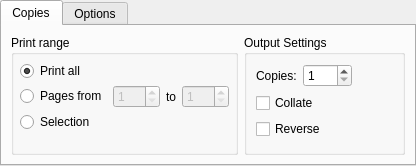
<ui version="4.0" >
 <class>QPrintSettingsOutput</class>
 <widget class="QWidget" name="QPrintSettingsOutput" >
  <property name="geometry" >
   <rect>
    <x>0</x>
    <y>0</y>
    <width>416</width>
    <height>166</height>
   </rect>
  </property>
  <property name="windowTitle" >
   <string>Form</string>
  </property>
  <layout class="QHBoxLayout" name="horizontalLayout_2" >
   <property name="margin" >
    <number>0</number>
   </property>
   <item>
    <widget class="QTabWidget" name="tabs" >
     <property name="currentIndex" >
      <number>0</number>
     </property>
     <widget class="QWidget" name="copiesTab" >
      <property name="geometry" >
       <rect>
        <x>0</x>
        <y>0</y>
        <width>412</width>
        <height>139</height>
       </rect>
      </property>
      <attribute name="title" >
       <string>Copies</string>
      </attribute>
      <layout class="QHBoxLayout" name="horizontalLayout" >
       <item>
        <widget class="QGroupBox" name="gbPrintRange" >
         <property name="sizePolicy" >
          <sizepolicy vsizetype="Minimum" hsizetype="Preferred" >
           <horstretch>0</horstretch>
           <verstretch>0</verstretch>
          </sizepolicy>
         </property>
         <property name="title" >
          <string>Print range</string>
         </property>
         <layout class="QVBoxLayout" name="_3" >
          <property name="spacing" >
           <number>4</number>
          </property>
          <property name="margin" >
           <number>6</number>
          </property>
          <item>
           <widget class="QRadioButton" name="printAll" >
            <property name="text" >
             <string>Print all</string>
            </property>
            <property name="checked" >
             <bool>true</bool>
            </property>
           </widget>
          </item>
          <item>
           <layout class="QHBoxLayout" name="_4" >
            <property name="spacing" >
             <number>6</number>
            </property>
            <property name="margin" >
             <number>0</number>
            </property>
            <item>
             <widget class="QRadioButton" name="printRange" >
              <property name="text" >
               <string>Pages from</string>
              </property>
             </widget>
            </item>
            <item>
             <widget class="QSpinBox" name="from" >
              <property name="enabled" >
               <bool>false</bool>
              </property>
              <property name="minimum" >
               <number>1</number>
              </property>
              <property name="maximum" >
               <number>999</number>
              </property>
             </widget>
            </item>
            <item>
             <widget class="QLabel" name="label_3" >
              <property name="text" >
               <string>to</string>
              </property>
             </widget>
            </item>
            <item>
             <widget class="QSpinBox" name="to" >
              <property name="enabled" >
               <bool>false</bool>
              </property>
              <property name="minimum" >
               <number>1</number>
              </property>
              <property name="maximum" >
               <number>999</number>
              </property>
             </widget>
            </item>
            <item>
             <spacer>
              <property name="orientation" >
               <enum>Qt::Horizontal</enum>
              </property>
              <property name="sizeHint" stdset="0" >
               <size>
                <width>0</width>
                <height>20</height>
               </size>
              </property>
             </spacer>
            </item>
           </layout>
          </item>
          <item>
           <widget class="QRadioButton" name="printSelection" >
            <property name="text" >
             <string>Selection</string>
            </property>
           </widget>
          </item>
          <item>
           <spacer name="verticalSpacer" >
            <property name="orientation" >
             <enum>Qt::Vertical</enum>
            </property>
            <property name="sizeHint" stdset="0" >
             <size>
              <width>1</width>
              <height>1</height>
             </size>
            </property>
           </spacer>
          </item>
         </layout>
        </widget>
       </item>
       <item>
        <widget class="QGroupBox" name="groupBox" >
         <property name="title" >
          <string>Output Settings</string>
         </property>
         <layout class="QGridLayout" name="gridLayout" >
          <item row="0" column="0" >
           <widget class="QLabel" name="label" >
            <property name="text" >
             <string>Copies:</string>
            </property>
            <property name="buddy" >
             <cstring>copies</cstring>
            </property>
           </widget>
          </item>
          <item row="0" column="1" colspan="2" >
           <widget class="QSpinBox" name="copies" >
            <property name="minimum" >
             <number>1</number>
            </property>
            <property name="maximum" >
             <number>999</number>
            </property>
           </widget>
          </item>
          <item row="0" column="3" >
           <spacer name="horizontalSpacer" >
            <property name="orientation" >
             <enum>Qt::Horizontal</enum>
            </property>
            <property name="sizeHint" stdset="0" >
             <size>
              <width>91</width>
              <height>20</height>
             </size>
            </property>
           </spacer>
          </item>
          <item row="1" column="0" colspan="2" >
           <widget class="QCheckBox" name="collate" >
            <property name="text" >
             <string>Collate</string>
            </property>
           </widget>
          </item>
          <item rowspan="2" row="1" column="2" colspan="2" >
           <widget class="QLabel" name="outputIcon" >
            <property name="sizePolicy" >
             <sizepolicy vsizetype="Ignored" hsizetype="Ignored" >
              <horstretch>0</horstretch>
              <verstretch>0</verstretch>
             </sizepolicy>
            </property>
           </widget>
          </item>
          <item row="2" column="0" colspan="2" >
           <widget class="QCheckBox" name="reverse" >
            <property name="text" >
             <string>Reverse</string>
            </property>
           </widget>
          </item>
          <item row="3" column="0" colspan="4" >
           <spacer name="verticalSpacer_2" >
            <property name="orientation" >
             <enum>Qt::Vertical</enum>
            </property>
            <property name="sizeHint" stdset="0" >
             <size>
              <width>0</width>
              <height>1</height>
             </size>
            </property>
           </spacer>
          </item>
         </layout>
        </widget>
       </item>
      </layout>
     </widget>
     <widget class="QWidget" name="optionsTab" >
      <property name="geometry" >
       <rect>
        <x>0</x>
        <y>0</y>
        <width>412</width>
        <height>139</height>
       </rect>
      </property>
      <attribute name="title" >
       <string>Options</string>
      </attribute>
      <layout class="QGridLayout" name="gridLayout_2" >
       <item row="0" column="1" >
        <widget class="QGroupBox" name="colorMode" >
         <property name="title" >
          <string>Color Mode</string>
         </property>
         <layout class="QGridLayout" name="gridLayout_4" >
          <item row="2" column="0" >
           <spacer name="verticalSpacer_6" >
            <property name="orientation" >
             <enum>Qt::Vertical</enum>
            </property>
            <property name="sizeHint" stdset="0" >
             <size>
              <width>1</width>
              <height>0</height>
             </size>
            </property>
           </spacer>
          </item>
          <item row="0" column="0" >
           <widget class="QRadioButton" name="color" >
            <property name="text" >
             <string>Color</string>
            </property>
           </widget>
          </item>
          <item rowspan="3" row="0" column="1" >
           <widget class="QLabel" name="colorIcon" />
          </item>
          <item row="1" column="0" >
           <widget class="QRadioButton" name="grayscale" >
            <property name="text" >
             <string>Grayscale</string>
            </property>
           </widget>
          </item>
         </layout>
        </widget>
       </item>
       <item row="0" column="0" >
        <widget class="QGroupBox" name="duplex" >
         <property name="title" >
          <string>Duplex Printing</string>
         </property>
         <layout class="QVBoxLayout" name="verticalLayout" >
          <item>
           <widget class="QRadioButton" name="noDuplex" >
            <property name="text" >
             <string>None</string>
            </property>
            <property name="checked" >
             <bool>true</bool>
            </property>
           </widget>
          </item>
          <item>
           <widget class="QRadioButton" name="duplexLong" >
            <property name="text" >
             <string>Long side</string>
            </property>
           </widget>
          </item>
          <item>
           <widget class="QRadioButton" name="duplexShort" >
            <property name="text" >
             <string>Short side</string>
            </property>
           </widget>
          </item>
          <item>
           <spacer name="verticalSpacer" >
            <property name="orientation" >
             <enum>Qt::Vertical</enum>
            </property>
            <property name="sizeHint" stdset="0" >
             <size>
              <width>1</width>
              <height>0</height>
             </size>
            </property>
           </spacer>
          </item>
         </layout>
        </widget>
       </item>
      </layout>
     </widget>
    </widget>
   </item>
  </layout>
 </widget>
 <resources/>
 <connections>
  <connection>
   <sender>printRange</sender>
   <signal>toggled(bool)</signal>
   <receiver>from</receiver>
   <slot>setEnabled(bool)</slot>
   <hints>
    <hint type="sourcelabel" >
     <x>76</x>
     <y>59</y>
    </hint>
    <hint type="destinationlabel" >
     <x>122</x>
     <y>57</y>
    </hint>
   </hints>
  </connection>
  <connection>
   <sender>printRange</sender>
   <signal>toggled(bool)</signal>
   <receiver>to</receiver>
   <slot>setEnabled(bool)</slot>
   <hints>
    <hint type="sourcelabel" >
     <x>69</x>
     <y>67</y>
    </hint>
    <hint type="destinationlabel" >
     <x>215</x>
     <y>67</y>
    </hint>
   </hints>
  </connection>
 </connections>
</ui>
